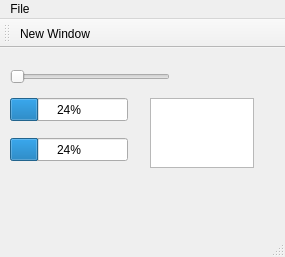
<?xml version="1.0" encoding="UTF-8"?>
<ui version="4.0">
 <class>MainWindow</class>
 <widget class="QMainWindow" name="MainWindow">
  <property name="geometry">
   <rect>
    <x>0</x>
    <y>0</y>
    <width>285</width>
    <height>257</height>
   </rect>
  </property>
  <property name="windowTitle">
   <string>MainWindow</string>
  </property>
  <widget class="QWidget" name="centralWidget">
   <widget class="QProgressBar" name="progressBar">
    <property name="geometry">
     <rect>
      <x>10</x>
      <y>50</y>
      <width>118</width>
      <height>23</height>
     </rect>
    </property>
    <property name="value">
     <number>24</number>
    </property>
   </widget>
   <widget class="QSlider" name="horizontalSlider">
    <property name="geometry">
     <rect>
      <x>10</x>
      <y>20</y>
      <width>160</width>
      <height>18</height>
     </rect>
    </property>
    <property name="orientation">
     <enum>Qt::Horizontal</enum>
    </property>
   </widget>
   <widget class="QProgressBar" name="progressBar_2">
    <property name="geometry">
     <rect>
      <x>10</x>
      <y>90</y>
      <width>118</width>
      <height>23</height>
     </rect>
    </property>
    <property name="value">
     <number>24</number>
    </property>
   </widget>
   <widget class="QPlainTextEdit" name="plainTextEdit">
    <property name="geometry">
     <rect>
      <x>150</x>
      <y>50</y>
      <width>104</width>
      <height>70</height>
     </rect>
    </property>
   </widget>
  </widget>
  <widget class="QMenuBar" name="menuBar">
   <property name="geometry">
    <rect>
     <x>0</x>
     <y>0</y>
     <width>285</width>
     <height>20</height>
    </rect>
   </property>
   <widget class="QMenu" name="menuFile">
    <property name="title">
     <string>File</string>
    </property>
    <addaction name="actionNew_Window"/>
   </widget>
   <addaction name="menuFile"/>
  </widget>
  <widget class="QToolBar" name="mainToolBar">
   <attribute name="toolBarArea">
    <enum>TopToolBarArea</enum>
   </attribute>
   <attribute name="toolBarBreak">
    <bool>true</bool>
   </attribute>
   <addaction name="actionNew_Window"/>
  </widget>
  <widget class="QStatusBar" name="statusBar"/>
  <action name="actionNew_Window">
   <property name="text">
    <string>New Window</string>
   </property>
  </action>
 </widget>
 <layoutdefault spacing="6" margin="11"/>
 <resources/>
 <connections/>
</ui>
